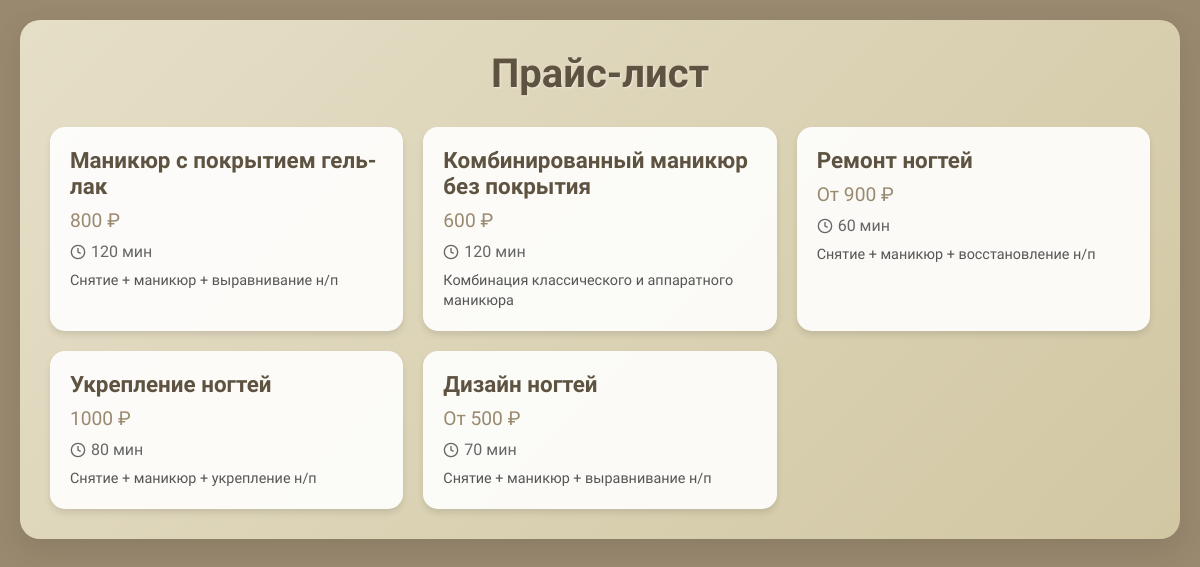
Page /services on the earlier database version.
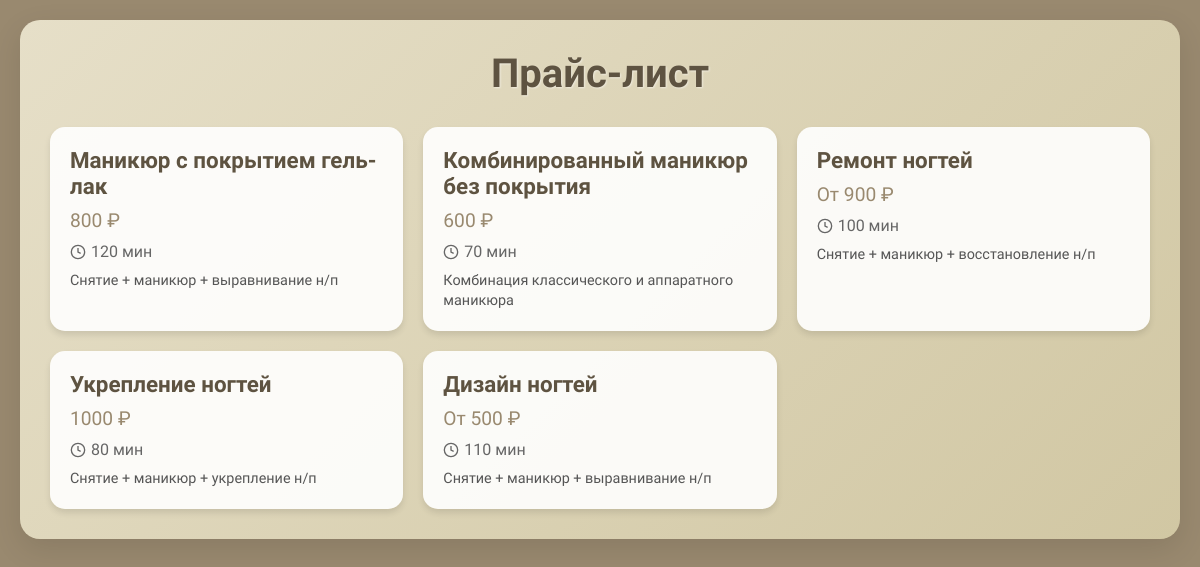
Same page on the later database version.
### src/models.py (models this page shows)
class Service(Base):
    __tablename__ = "services"
    id = Column(Integer, primary_key=True, index=True)
    name = Column(String, nullable=False)
    description = Column(String, nullable=True)
    duration = Column(Integer, nullable=False)
    price = Column(Integer, nullable=False)
    image_url = Column(String, nullable=True)
    is_price_from = Column(Boolean, default=False)
    appointments = relationship('Appointment', secondary='appointment_service_association', back_populates='services')

### src/pages/router.py (the view)
@router.get("/services", response_class=HTMLResponse)
async def get_services(request: Request, user_id: int = None):
    data_page = {"request": request, "access": True, "title": "Прайс-лист"}
    with get_db() as db:
        services = db.query(Service).all()
    data_page['services'] = services
    return templates.TemplateResponse("services.html", data_page)

### src/database/db.py (called while the page is built)
@contextmanager
def get_db():
    db = SessionLocal()
    try:
        yield db
    finally:
        db.close()

### src/templates/services.html (shortened to what this page needs)
{% extends "base.html" %}
{% block styles %}
<link rel="stylesheet" href="/static/css/services.css">
{% endblock %}
{% block content %}
<div class="container">
    <h1>{{ title }}</h1>
    {% if access %}
    <div class="services-grid">
      {% for service in services %}
      <div class="service-card" data-id="{{ service.id }}">
        <div class="service-name">{{ service.name }}</div>
        <div class="service-price">
          {% if service.is_price_from %}
          От {{ service.price }} ₽
          {% else %}
          {{ service.price }} ₽
          {% endif %}
        </div>
        <div class="service-duration">
          <svg viewBox="0 0 24 24" fill="none" stroke="currentColor" stroke-width="2">
            <circle cx="12" cy="12" r="10"/>
            <path d="M12 6v6l4 2"/>
          </svg>
          {{ service.duration }} мин
        </div>
        <div class="service-description">{{ service.description }}</div>
      </div>
      {% endfor %}
    </div>
</div>
{% else %}
<p>{{ message }}</p>
{% endif %}
{% endblock %}

### src/templates/base.html (shortened to what this page needs)
<!DOCTYPE html>
<html lang="ru">
<head>
    {% block styles %}{% endblock %}
</head>
<body>
{% block content %} {% endblock %}
</body>
</html>

### src/static/css/services.css (style rules this page uses)
:root { --primary-color: #99896f; --secondary-color: #b3a88f; --background-color: #99896f; --text-color: #333333; --title-color: #5e5341; --form-background: linear-gradient(135deg, #e6dfc8 0%, #d1c7a3 100%); --card-background: rgba(255, 255, 255, 0.9); }
* { box-sizing: border-box; margin: 0; padding: 0; }
html, body { height: 100%; }
body { font-family: 'El Messiri', sans-serif; color: var(--text-color); background: var(--background-color); padding: 20px; }
.container { max-width: 1200px; margin: 0 auto; background: var(--form-background); padding: 30px; border-radius: 20px; box-shadow: 0 10px 30px rgba(0,0,0,0.1); background-blend-mode: overlay; animation: fadeIn 0.8s ease-out; }
h1 { color: var(--title-color); text-align: center; margin-bottom: 30px; font-weight: 700; font-size: 2.5rem; text-shadow: 1px 1px 2px rgba(255,255,255,0.5); }
.services-grid { display: grid; grid-template-columns: repeat(auto-fit, minmax(280px, 1fr)); gap: 20px; }
.service-card { background-color: var(--card-background); border-radius: 15px; padding: 20px; box-shadow: 0 4px 6px rgba(0,0,0,0.1); transition: transform 0.3s ease, box-shadow 0.3s ease; }
.service-name { color: var(--title-color); font-size: 1.4rem; font-weight: 600; margin-bottom: 10px; }
.service-price { font-size: 1.2rem; color: var(--primary-color); font-weight: 500; margin-bottom: 10px; }
.service-duration { font-size: 1rem; color: #666; display: flex; align-items: center; gap: 5px; }
.service-duration svg { width: 16px; height: 16px; }
.service-description { margin-top: 10px; font-size: 0.9rem; line-height: 1.4; color: #555; }

Differences in the rows shown:
changed Service "Комбинированный маникюр без покрытия": duration "120" → "70"
changed Service "Ремонт ногтей": duration "60" → "100"
changed Service "Дизайн ногтей": duration "70" → "110"
